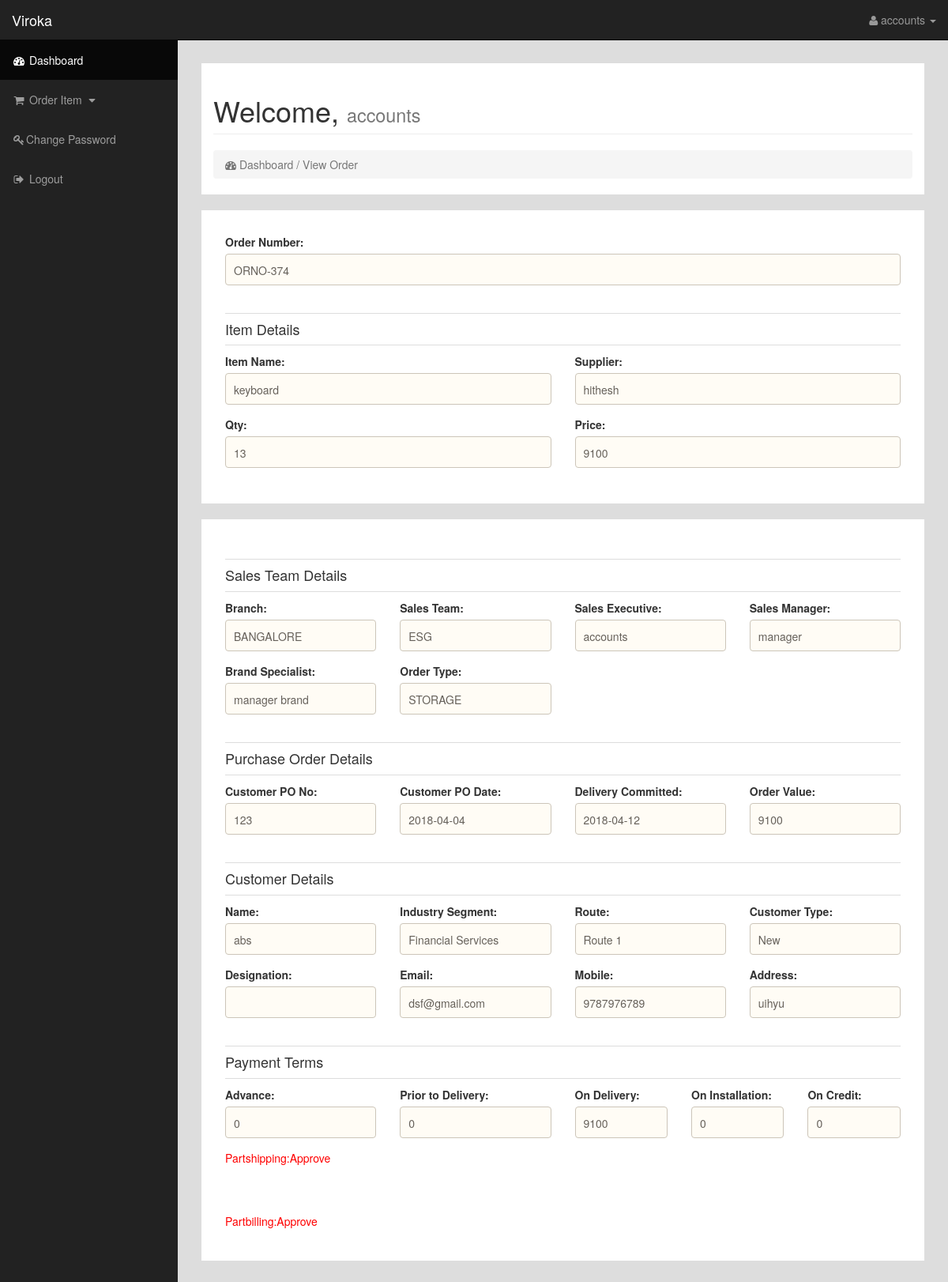
Page /view_order.php?order_id=99 (signed in) on the committed database.
### tables this page shows
CREATE TABLE `ordertable` (
  `ORno` int(10) NOT NULL,
  `order_num` varchar(50) NOT NULL,
  `item_id` int(15) NOT NULL,
  `order_id` int(11) NOT NULL,
  `supplier` varchar(50) NOT NULL,
  `qty` int(15) NOT NULL,
  `price` bigint(25) NOT NULL,
  `Branch` varchar(30) NOT NULL,
  `team_id` int(15) NOT NULL,
  `SalesManager` varchar(30) NOT NULL,
  `BrandSpl` varchar(30) NOT NULL,
  `OrderType` varchar(30) NOT NULL,
  `CostPOno` varchar(50) NOT NULL,
  `CustPOdate` date NOT NULL,
  `ORNSubDate` date NOT NULL,
  `DeliveryCommitted` date NOT NULL,
  `OrderValue` float NOT NULL,
  `c_id` int(6) NOT NULL,
  `username` varchar(100) NOT NULL
);

CREATE TABLE `inventory` (
  `item_id` int(11) NOT NULL,
  `supplier_id` int(11) NOT NULL,
  `item_no` varchar(30) NOT NULL,
  `item_name` varchar(30) NOT NULL,
  `model` varchar(30) NOT NULL,
  `Qty` int(10) NOT NULL,
  `Rate` int(20) NOT NULL
);

CREATE TABLE `team` (
  `team_id` int(11) NOT NULL,
  `team_name` varchar(50) NOT NULL
);

CREATE TABLE `customertable` (
  `c_id` int(15) NOT NULL,
  `cname` text NOT NULL,
  `iseg` text NOT NULL,
  `route` varchar(30) NOT NULL,
  `ctype` varchar(20) NOT NULL,
  `designation` varchar(30) NOT NULL,
  `email` varchar(50) NOT NULL,
  `mobile` bigint(15) NOT NULL,
  `address` varchar(100) NOT NULL,
  `date_registered` timestamp NOT NULL DEFAULT CURRENT_TIMESTAMP ON UPDATE CURRENT_TIMESTAMP,
  `username` varchar(50) NOT NULL
);

CREATE TABLE `paymenttable` (
  `c_id` int(15) NOT NULL,
  `Advance` float NOT NULL,
  `PriortoDelivery` float NOT NULL,
  `ondelivery` float NOT NULL,
  `oninstallation` float NOT NULL,
  `Credit` float NOT NULL,
  `partshipment` varchar(30) NOT NULL,
  `partbilling` varchar(30) NOT NULL,
  `partship_reason` varchar(1000) NOT NULL,
  `partbill_reason` varchar(1000) NOT NULL,
  `payment_id` int(11) NOT NULL,
  `order_id` int(15) NOT NULL,
  `status` int(15) NOT NULL
);

CREATE TABLE `payment_reason` (
  `reason_id` int(11) NOT NULL,
  `order_id` int(11) NOT NULL,
  `partshipment` varchar(50) NOT NULL,
  `partbilling` varchar(50) NOT NULL,
  `partshipment_reason` varchar(5000) NOT NULL,
  `partbilling_reason` varchar(5000) NOT NULL,
  `username` varchar(50) NOT NULL,
  `user_role` int(11) NOT NULL,
  `status` int(11) NOT NULL
);

### inc/session.php (called while the page is built, shortened)
<?php
	$username= $_SESSION['username'];
?>

### view_order.php (the view, shortened to what this page needs)
<?php
	include("inc/session.php");
?>
<!DOCTYPE html>
<html lang="en">
<head>
  <link rel="stylesheet" href="https://maxcdn.bootstrapcdn.com/bootstrap/3.3.7/css/bootstrap.min.css">
	<?php include("inc/head.php"); ?>
</head>
<body>
    <div id="wrapper">
		<?php include("inc/mainmenu.php"); ?>
        <div id="page-wrapper">
            <div class="container-fluid Dashboard">
                <div class="row">
                    <div class="col-lg-12">
                        <h1 class="page-header">
                             Welcome, <small><?php echo $_SESSION['username']; ?></small>
                        </h1>
                        <ol class="breadcrumb">
                            <li class="active">
                                <i class="fa fa-dashboard"></i> Dashboard / View Order
                            </li>
                        </ol>
                    </div>
                </div>
			</div>
				<?php
					include("inc/connection.php");
					$order_id = $_GET['order_id'];
					$query = mysqli_query($con,"SELECT * FROM `ordertable` INNER JOIN `team` ON `ordertable`.team_id = `team`.team_id INNER JOIN `customertable` ON `ordertable`.c_id = `customertable`.c_id INNER JOIN `inventory` ON `inventory`.item_id = `ordertable`.item_id WHERE ORno = '$order_id'") or die(mysqli_error($con));
					$row = mysqli_fetch_array($query);
				?>
			  <div class="container-fluid formarea">
					<div class="container1">
						<div class="row">
							<div class="col-md-12">
								<div class="form-group">
      								<label class="control-label" for="email">Order Number:</label>
									<p class="input form-control border-input"><?php echo $row['order_num']; ?></p>
							</div>
							</div>
						</div>
					</div>
						<div class="container1">
						<h3>Item Details</h3>
						<div class="row">
							<div class="col-md-6">
    						<div class="form-group">
      							<label class="control-label" for="email">Item Name:</label>
								<p class="input form-control border-input"><?php echo $row['item_name']; ?></p>
							</div>
							</div>
							<div class="col-md-6">
    						<div class="form-group">
      							<label class="control-label" for="email">Supplier:</label>
								<p class="input form-control border-input"><?php echo $row['supplier']; ?></p>
							</div>
							</div>
							<div class="col-md-6">
    						<div class="form-group">
      							<label class="control-label" for="email">Qty:</label>
								<p class="input form-control border-input"><?php echo $row['qty']; ?></p>
							</div>
							</div>
							<div class="col-md-6">
    						<div class="form-group">
      							<label class="control-label" for="email">Price:</label>
								<p class="input form-control border-input"><?php echo $row['price']; ?></p>
							</div>
							</div>
						</div>
					</div>
				</div>
            <div class="container-fluid formarea">
						<div class="container1">
						<h3>Sales Team Details</h3>
						<div class="row">
							<div class="col-md-3">
    						<div class="form-group">
      							<label class="control-label" for="email">Branch:</label>
								<p class="input form-control border-input"><?php echo $row['Branch']; ?></p>
							</div>
							</div>
							<div class="col-md-3">
							<div class="form-group">
      							<label class="control-label" for="email">Sales Team:</label>
								<p class="input form-control border-input"><?php echo $row['team_name']; ?></p>
    						</div>
							</div>
							<div class="col-md-3">
							<div class="form-group">
      							<label class="control-label" for="email">Sales Executive:</label>
        						<p class="input form-control border-input"><?php echo $username; ?></p>
    						</div>
							</div>
							<div class="col-md-3">
							<div class="form-group">
      							<label class="control-label" for="email">Sales Manager:</label>
								<p class="input form-control border-input"><?php echo $row['SalesManager']; ?></p>
    						</div>
							</div>
						</div>
						<div class="row">
							<div class="col-md-3">
							<div class="form-group">
      							<label class="control-label" for="email">Brand Specialist:</label>
								<p class="input form-control border-input"><?php echo $row['BrandSpl']; ?></p>
    						</div>
							</div>
							<div class="col-md-3">
							<div class="form-group">
      							<label class="control-label" for="email">Order Type:</label>
								<p class="input form-control border-input"><?php echo $row['OrderType']; ?></p>
    						</div>
							</div>
						</div>
						<h3>Purchase Order Details</h3>
						<div class="row">
						<div class="col-md-3">
							<div class="form-group">
      							<label class="control-label" for="email">Customer PO No:</label>
								<p class="input form-control border-input"><?php echo $row['CostPOno']; ?></p>
    						</div>
						</div>
						<div class="col-md-3">
							<div class="form-group">
      							<label class="control-label" for="email">Customer PO Date:</label>
								<p class="input form-control border-input"><?php echo $row['CustPOdate']; ?></p>
    						</div>
						</div>
						<div class="col-md-3">
							<div class="form-group">
      							<label class="control-label" for="email">Delivery Committed:</label>
								<p class="input form-control border-input"><?php echo $row['DeliveryCommitted']; ?></p>
    						</div>
						</div>
						<div class="col-md-3">
							<div class="form-group">
      							<label class="control-label" for="email">Order Value:</label>
        						<p class="input form-control border-input"><?php echo $row['OrderValue']; ?></p>
    						</div>
						</div>
						</div>
						<?php
							include("inc/connection.php");
							$cust_id = $row['c_id'];
							$query2 = mysqli_query($con,"SELECT * FROM `customertable` WHERE c_id = '$cust_id'") or die(mysqli_error($con));
							$row_cust = mysqli_fetch_array($query2);
						?>
						<h3>Customer Details</h3>
						<div class="row">
						<div class="col-md-3">
						<div class="form-group">
      							<label class="control-label" for="email">Name:</label>
       							<p class="input form-control border-input"><?php echo $row_cust['cname']; ?></p>
    						</div>
						</div>
						<div class="col-md-3">
							<div class="form-group">
      							<label class="control-label" for="email">Industry Segment:</label>
								<p class="input form-control border-input"><?php echo $row_cust['iseg']; ?></p>
    						</div>
						</div>
						<div class="col-md-3">
							<div class="form-group">
      							<label class="control-label" for="email">Route:</label>
									<p class="input form-control border-input"><?php echo $row_cust['route']; ?></p>
    						</div>
						</div>
						<div class="col-md-3">
							<div class="form-group">
     							<label class="control-label" for="email">Customer Type:</label>
									<p class="input form-control border-input"><?php echo $row_cust['ctype']; ?></p>
    						</div>
						</div>
						</div>
						<div class="row">
						<div class="col-md-3">
							<div class="form-group">
      							<label class="control-label" for="email">Designation:</label>
        						<p class="input form-control border-input"><?php echo $row_cust['designation']; ?></p>
    						</div>
						</div>
						<div class="col-md-3">
							<div class="form-group">
      							<label class="control-label" for="email">Email:</label>
       							<p class="input form-control border-input"><?php echo $row_cust['email']; ?></p>
    						</div>
						</div>
						<div class="col-md-3">
							<div class="form-group">
     							<label class="control-label" for="email">Mobile:</label>
        						<p class="input form-control border-input"><?php echo $row_cust['mobile']; ?></p>
    						</div>
						</div>
						<div class="col-md-3">
    						<div class="form-group">
      							<label class="control-label" for="email">Address:</label>
  								<p class="input form-control border-input"><?php echo $row_cust['address']; ?></p>
    						</div>
						</div>
						</div>
						<?php
							include("inc/connection.php");
							$payment_id = $_GET['order_id'];
							$query3 = mysqli_query($con,"SELECT * FROM `paymenttable` WHERE order_id = '$payment_id'") or die(mysqli_error($con));
							$row_payment = mysqli_fetch_array($query3);
						?>
							<h3> Payment Terms </h3>
							<div class="row">
							<div class="col-md-3">
							<div class="form-group">
      							<label class="control-label" for="email">Advance:</label>
        						<p class="input form-control border-input"><?php echo $row_payment['Advance']; ?></p>
    						</div>
							</div>
							<div class="col-md-3">
							<div class="form-group">
      							<label class="control-label" for="email">Prior to Delivery:</label>
       							<p class="input form-control border-input"><?php echo $row_payment['PriortoDelivery']; ?></p>
    						</div>
							</div>
							<div class="col-md-2">
							<div class="form-group">
     							<label class="control-label" for="email">On Delivery:</label>
        						<p class="input form-control border-input"><?php echo $row_payment['ondelivery']; ?></p>
    						</div>
							</div>
							<div class="col-md-2">
    						<div class="form-group">
      							<label class="control-label" for="email">On Installation:</label>
  								<p class="input form-control border-input"><?php echo $row_payment['oninstallation']; ?></p>
    						</div>
							</div>
							<div class="col-md-2">
    						<div class="form-group">
      							<label class="control-label" for="email">On Credit:</label>
  								<p class="input form-control border-input">
								<?php
								$ad = $row_payment['Advance'];
								$pd = $row_payment['PriortoDelivery'];
								$od = $row_payment['ondelivery'];
								$oi = $row_payment['oninstallation'];
								echo $row['OrderValue'] - ($ad + $pd + $od + $oi);
								?>
								</p>
    						</div>
							</div>
						</div>
						<?php
							if(($_SESSION['user_role'] == '3') || ($_SESSION['user_role'] == '4') || ($_SESSION['user_role'] == '5') || ($_SESSION['user_role'] == '6'))
							{
								include("inc/connection.php");
								$sql = mysqli_query($con, "SELECT * FROM `payment_reason` WHERE user_role = '$user_role' AND order_id = '$order_id'") or die(mysqli_error($con));
								$row_reason = mysqli_fetch_array($sql);
								$count = mysqli_num_rows($sql);
								if($count > 0)
								{
									?>
									<?php
								echo "<p style='color:red;'>Partshipping:" .$row_reason['partshipment']."</p><br/>";
								echo "<p>&nbsp;</p>";
								echo "<p style='color:red;'>Partbilling:" .$row_reason['partbilling']."<br/>".$row_reason['partbilling_reason']."</p>";
							}
							}
						?>
						</div>
            </div>
        </div>
    </div>
</body>
</html>

### css/sb-admin.css (style rules this page uses)
body { margin-top: 100px; background-color: #ddd; }
.form-control.border-input { border: 1px solid #CCC5B9; }
.form-control { background-color: #fffcf5; border: medium none; border-radius: 4px; color: #66615b; font-size: 14px; transition: background-color 0.3s ease 0s; padding: 7px 18px; height: 40px; -webkit-box-shadow: none; box-shadow: none; }
#page-wrapper { background-color: #ddd !important; }
.container-fluid.formarea { background-color: #fff; margin: 20px; padding: 30px; }
.container-fluid.Dashboard { background-color: #fff; margin: 20px; }
@media (min-width:768px) { body { margin-top: 50px; } }
#wrapper { padding-left: 0; }
#page-wrapper { width: 100%; padding: 0; background-color: #fff; }
@media (min-width:768px) { #wrapper { padding-left: 225px; } }
@media (min-width:768px) { #page-wrapper { padding: 10px; } }

### view_order.php (style rules this page uses)
p.input { font-weight: 500; padding: 10px 10px; }
h3 { border-bottom: 1px solid #ddd; border-top: 1px solid #ddd; padding: 10px 0px; font-size: 18px; }

### rows in the picture
ordertable: order_num "ORNO-374", item.item_name "keyboard", supplier "hithesh", qty "13", price "9100", Branch "BANGALORE", team.team_name "ESG", SalesManager "manager", BrandSpl "manager brand", OrderType "STORAGE", CostPOno "123", CustPOdate "2018-04-04", DeliveryCommitted "2018-04-12", OrderValue "9100", $row['OrderValue'] - ($ad + $pd + $od + $oi) "0"
customertable: cname "abs", iseg "Financial Services", route "Route 1", ctype "New", email "dsf@gmail.com", mobile "9787976789", address "uihyu"
paymenttable: Advance "0", PriortoDelivery "0", ondelivery "9100", oninstallation "0"
payment_reason: partshipment "Approve", partbilling "Approve"

### other values in the picture
$_SESSION['username'] "accounts"
$username "accounts"
